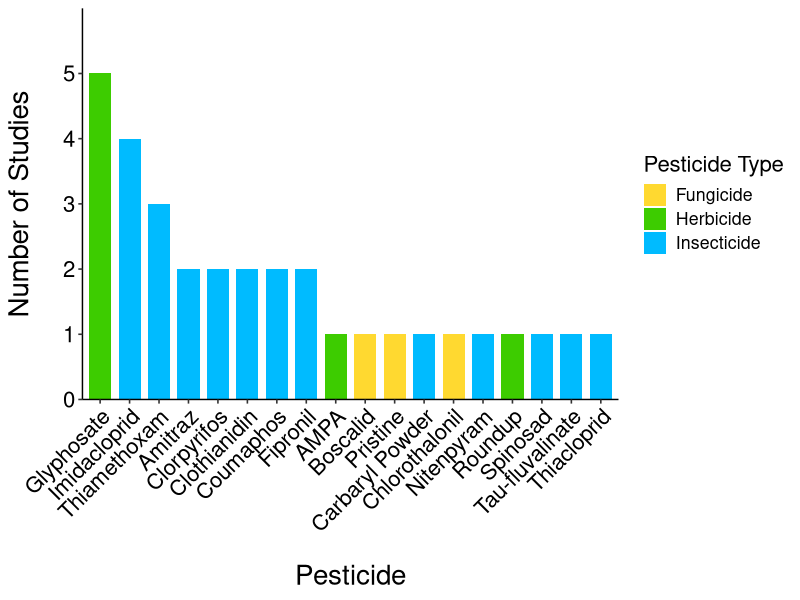

R code for this plot:
## ---- chunk 1
library(tidyverse)
library(ggpubr)
## ---- chunk 2
speciespesticide <- read.csv("data/speciesandpesticides.csv", stringsAsFactors = TRUE, na.strings=c(""))

str(speciespesticide)


## ---- chunk 3
speciespesticide %>% 
  mutate(pesticide = recode(pesticide, "Boscalid/Pyraclostrobin Mixture" = "Pristine")) %>% 
  dplyr::filter(year > 1990) %>% 
  group_by(pesticide, pesticide_type) %>% 
  summarize(n=n()) %>% 
  ggplot(aes(x=fct_reorder(pesticide, n, .desc = TRUE), y=n, fill=pesticide_type)) +
  geom_bar(width=0.75, stat = "identity") +
  theme_pubr() +
  theme(text = element_text(size = 16), axis.text.x = element_text(size = 16, angle = 45, hjust = 1, vjust = 1),
        legend.position = "right",
        axis.title.y = element_text(size = 20, margin = margin(t = 0, r = 20, b = 0, l = 0)),
        axis.title.x = element_text(size = 20, margin = margin(t = 20, r = 0, b = 0, l = 0)))+
  scale_x_discrete(name="Pesticide")+
  scale_y_continuous(name ="Number of Studies", 
                     breaks = seq(0, 5, len = 6), 
                     expand = c(0, 0),
                     limits = c(0,6))+
  scale_fill_manual(values=c("#FFD930", "#3DCC00", "#00BBFF"))+
   labs(fill = "Pesticide Type")
